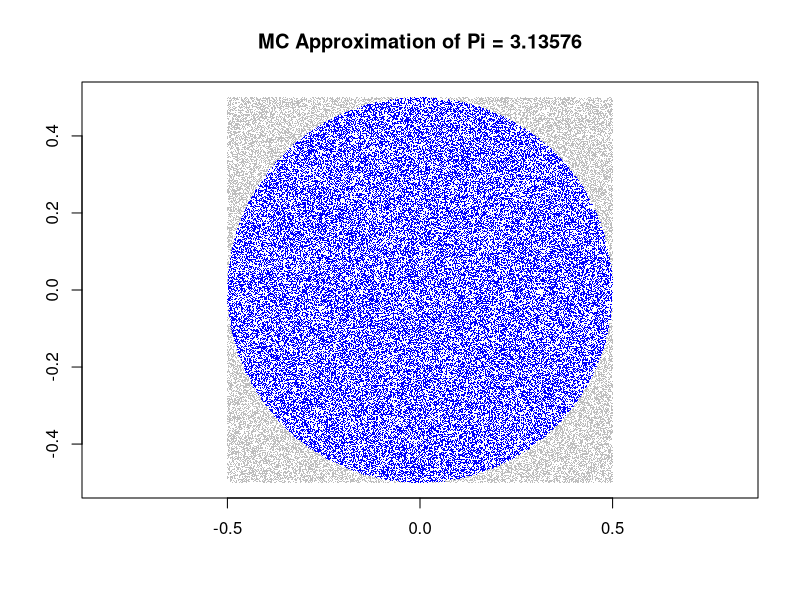

R code for this plot:
runs <- 100000
sims <- rnorm(runs,mean=1,sd=10)
mc.integral <- sum(sims >= 3 & sims <= 6)/runs
mc.integral 



runs <- 100000
#runif samples from a uniform distribution
xs <- runif(runs,min=-0.5,max=0.5)
ys <- runif(runs,min=-0.5,max=0.5)
in.circle <- xs^2 + ys^2 <= 0.5^2
mc.pi <- (sum(in.circle)/runs)*4
plot(xs,ys,pch='.',col=ifelse(in.circle,"blue","grey")
     ,xlab='',ylab='',asp=1,
     main=paste("MC Approximation of Pi =",mc.pi))

